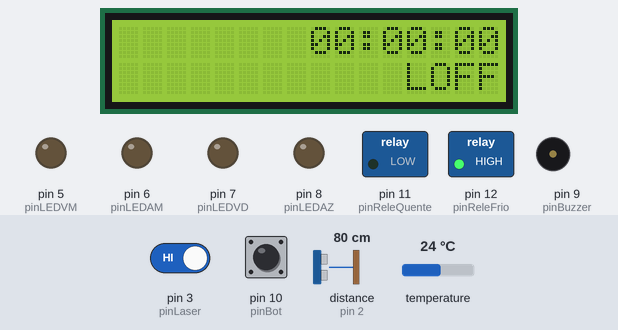
A sketch run on a simulated Arduino Uno, built with avr-gcc and run on an emulated ATmega328P. Shown: 16×2 character LCD, switched loads named in the sketch (green lamp = pin HIGH), output pins drawn as LEDs (lit = HIGH), buzzer (waves = sounding). Wiring (inferred from the names in the program): range finder with pulse-width output: data pin 2. The inputs (shaded band) are chosen by the test bench; at power-on: pin 10 (pinBot) HIGH, temperature 24 °C, pin 3 (pinLaser) HIGH, distance to the obstacle (sensor on pin 2) 80 cm. The board resets itself during the run and starts again; EEPROM starts erased; what the sketch prints to the serial monitor is not drawn.

Above: at 4.1 s.
4.2 s: pin 10 (pinBot) pulled LOW for 3.2 s
At 7.2 s:
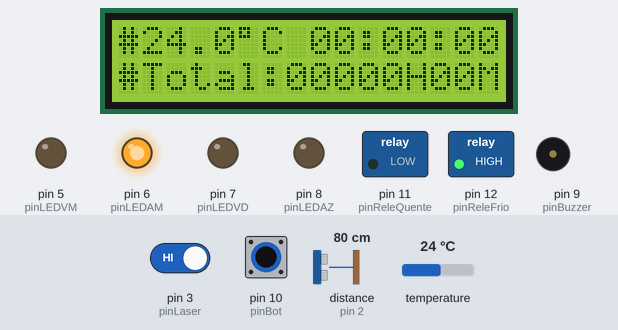
8.9 s: temperature set to 28 °C
13.5 s: pin 3 (pinLaser) driven LOW
At 15.1 s:
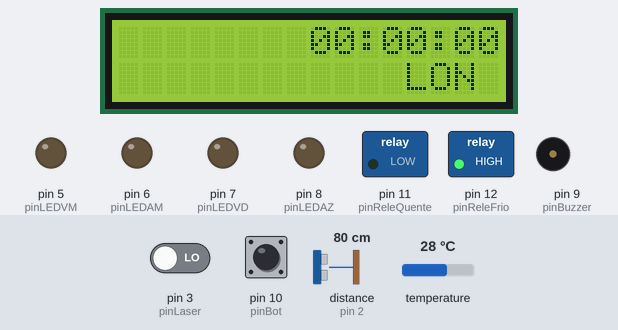
20.0 s: temperature set to 12 °C
At 23.3 s:
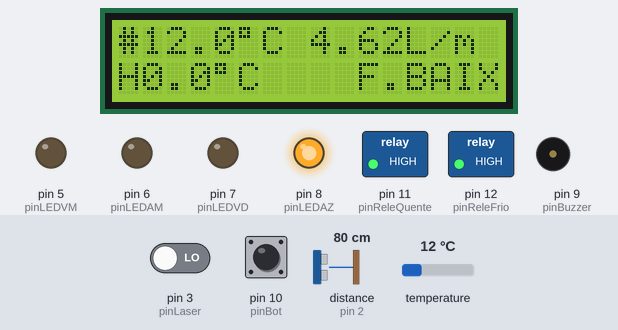
23.8 s: pin 3 (pinLaser) driven HIGH
At 32.2 s:
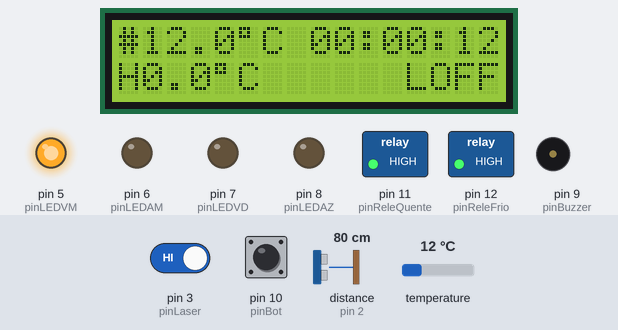
32.3 s: temperature set to 19 °C
At 34.28 s:
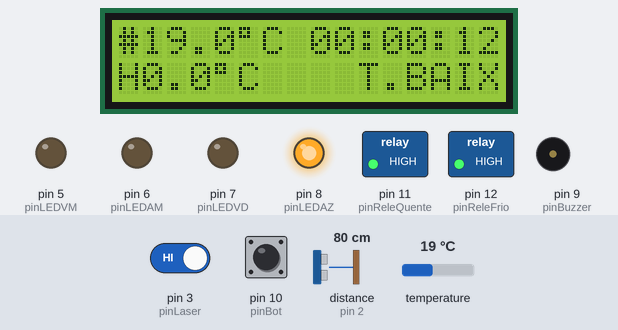
Timing chart, 0 to 35.8 s (numbered marks = the images above; inputs shaded):
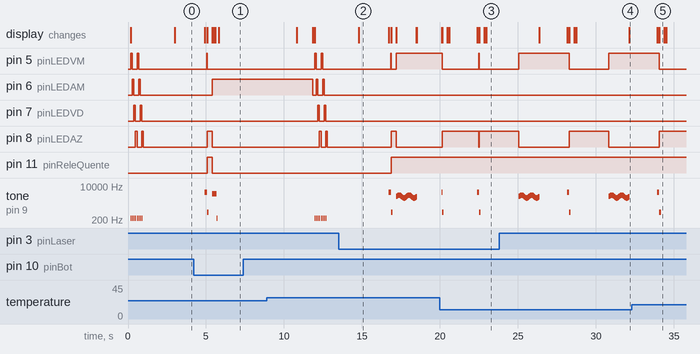

Measured:
- after the input at 4.2 s, pin 5 (pinLEDVM): goes on until 5.1 s, then stays LOW; pin 6 (pinLEDAM): goes on until 5.4 s, then stays HIGH; pin 8 (pinLEDAZ), pin 11 (pinReleQuente): goes on until 5.4 s, then stays LOW; the display: first differs from a run without the input after 1.6 s (image 1)
- after the input at 13.5 s, the display: changes after 1.3 s (image 2)
- after the input at 23.8 s, the display: changes after 2.6 s (image 4)
- by itself, tone on pin 9 (pinBuzzer): plays 3000 Hz for 0.01 s, 3049 Hz for 0.01 s, 3099 Hz for 0.01 s, 3147 Hz for 0.01 s, 3194 Hz for 0.01 s, 3239 Hz for 0.01 s … (252 notes in this stretch)
- what the display in image 2 shows lasts 1.9 s, from 14.8 s to 16.7 s

The sketch:

Controlador-laser_v2.10.ino
```cpp
// Hardware: Arduino UNO
// Placa: Arduino UNO
// Chip: ATmega328
// Data: 10/2021
// Autor: Bettio
// Informações:
// Fontes
// Sensor de Fluxo: https://www.usinainfo.com.br/blog/sensor-de-fluxo-de-agua-arduino-como-sensor-de-vazao-para-projetos/
// https://www.robocore.net/tutoriais/usando-sensor-fluxo-de-agua
//
//
//#########################################
// Valor máximo 60.000 Horas
// Decomentar a linha abaixo para zerar os dados da EEPROM
// EEPROMWritelong(0, 0);
// hora_gravada = (220.0 * 60.0 * 60.0);// seta valor forçado de horas
// EEPROMWritelong(0, hora_gravada);
// delay(200);
// INICIO DA GRAVAÇAO DA EEPROM 26/05/2021
// Troca do Tubo de 50W por 60W 09/10/2021
// V2.9 (27/12/2023) - Inserdido bloqueio de laser
//#########################################

char ver[20] = "CTRL Laser v2.10";


#include <avr/wdt.h>

#define NOTE_B0  31
#define NOTE_C1  33
#define NOTE_CS1 35
#define NOTE_D1  37
#define NOTE_DS1 39
#define NOTE_E1  41
#define NOTE_F1  44
#define NOTE_FS1 46
#define NOTE_G1  49
#define NOTE_GS1 52
#define NOTE_A1  55
#define NOTE_AS1 58
#define NOTE_B1  62
#define NOTE_C2  65
#define NOTE_CS2 69
#define NOTE_D2  73
#define NOTE_DS2 78
#define NOTE_E2  82
#define NOTE_F2  87
#define NOTE_FS2 93
#define NOTE_G2  98
#define NOTE_GS2 104
#define NOTE_A2  110
#define NOTE_AS2 117
#define NOTE_B2  123
#define NOTE_C3  131
#define NOTE_CS3 139
#define NOTE_D3  147
#define NOTE_DS3 156
#define NOTE_E3  165
#define NOTE_F3  175
#define NOTE_FS3 185
#define NOTE_G3  196
#define NOTE_GS3 208
#define NOTE_A3  220
#define NOTE_AS3 233
#define NOTE_B3  247
#define NOTE_C4  262
#define NOTE_CS4 277
#define NOTE_D4  294
#define NOTE_DS4 311
#define NOTE_E4  330
#define NOTE_F4  349
#define NOTE_FS4 370
#define NOTE_G4  392
#define NOTE_GS4 415
#define NOTE_A4  440
#define NOTE_AS4 466
#define NOTE_B4  494
#define NOTE_C5  523
#define NOTE_CS5 554
#define NOTE_D5  587
#define NOTE_DS5 622
#define NOTE_E5  659
#define NOTE_F5  698
#define NOTE_FS5 740
#define NOTE_G5  784
#define NOTE_GS5 831
#define NOTE_A5  880
#define NOTE_AS5 932
#define NOTE_B5  988
#define NOTE_C6  1047
#define NOTE_CS6 1109
#define NOTE_D6  1175
#define NOTE_DS6 1245
#define NOTE_E6  1319
#define NOTE_F6  1397
#define NOTE_FS6 1480
#define NOTE_G6  1568
#define NOTE_GS6 1661
#define NOTE_A6  1760
#define NOTE_AS6 1865
#define NOTE_B6  1976
#define NOTE_C7  2093
#define NOTE_CS7 2217
#define NOTE_D7  2349
#define NOTE_DS7 2489
#define NOTE_E7  2637
#define NOTE_F7  2794
#define NOTE_FS7 2960
#define NOTE_G7  3136
#define NOTE_GS7 3322
#define NOTE_A7  3520
#define NOTE_AS7 3729
#define NOTE_B7  3951
#define NOTE_C8  4186
#define NOTE_CS8 4435
#define NOTE_D8  4699
#define NOTE_DS8 4978
#define PAUSE 0
#define REST      0

#include <Wire.h>
#include <EEPROM.h>

//Necessário incluir as libs abaixo
#include <LiquidCrystal_I2C.h>// Se der probelma deletar todas as libs com LCD de C:\Users\Maker\Documents\Arduino\libraries e instalar NewliquidCrystal_ok.zip
#include <OneWire.h>//https://www.arduinolibraries.info/libraries/one-wire
#include <DallasTemperature.h>//https://github.com/milesburton/Arduino-Temperature-Control-Library
#include "TimerOne.h"

void inctempo(void);
void imprimeStatus(int err);
void medeFluxo();
void alarmeTempAlta(int err);


#define TEMPMIN 18 // Fabricante: 18
#define TEMPMAX 24 // Fabricante: 25
#define TEMPCRIT 25 // Fabricante: 25

// #### PINAGEM
#define ONE_WIRE_BUS1 4// sensor de temperatura
int pinBuzzer = 9;
int pinLaser = 3; // INTERRUPÇÃO 2
int pinBot = 10;
int pinFluxo = 2;// INTERRUPÇÃO 1
int pinReleFrio = 12;
int pinReleQuente = 11;

// LEDs

int pinLEDAZ = 8;
int pinLEDVD = 7;
int pinLEDAM = 6;
int pinLEDVM = 5;


int laser = HIGH; // HUGH = DESLIGADO

#define  MILISECONDS_IN_DAY  86400UL // 86400000 milliseconds in a day
#define  MILISECONDS_IN_HOUR  3600UL // 3600000 milliseconds in an hour
#define  MILISECONDS_IN_MINUTE  60UL // 60000 milliseconds in a minute
#define  MILISECONDS_IN_SECOND   1UL // 1000 milliseconds in a second

//===================================
// Sensor de Fluxo
//definicao do pino do sensor e de interrupcao
const int INTERRUPCAO_SENSOR = 0; //interrupt = 0 equivale ao pino digital 2


//definicao da variavel de contagem de voltas
unsigned long contador = 0;

//definicao do fator de calibracao para conversao do valor lido
const float fator_calibracao = 4.5;

//definicao das variaveis de fluxo e volume
float fluxo = 0;
float volume = 0;
float volume_total = 0;

//definicao da variavel de intervalo de tempo
unsigned long tempo_antes = 0;

//===================================

int estado_btnplay;
int estado_btnstop;

unsigned long tempo;
unsigned long tempo_play = 0;
unsigned long tempo_stop;
unsigned long tempo_segundo;


OneWire oneWire(ONE_WIRE_BUS1);

OneWire oneWire1(ONE_WIRE_BUS1);
OneWire oneWire2(ONE_WIRE_BUS1);//usa o mesmo BUS
float tempMin = 999;
float tempMax = 0;

int flag_primerio_acesso = 321; //O sitema busca pelo código 321 no end 1 da EEPROM, se não encontrar assume que é a prieira carga e zera a hora;

long hora_ini = 0.0;//UL
long hora_agora = 0.0;
long hora_gravada =  0.0;
long hora_agora_gravada =  0.0;

char txt[100];
int tdelay = 50;

DallasTemperature sensors1(&oneWire1);
DallasTemperature sensors2(&oneWire2);

DeviceAddress sensor1;
DeviceAddress sensor2;

LiquidCrystal_I2C lcd(0x27, 16 , 2);
//LiquidCrystal_I2C lcd(0x27,20,4);
//LiquidCrystal_I2C lcd(0x27, 2, 1, 0, 4, 5, 6, 7, POSITIVE);

byte barra[] = {
  B00000,
  B10000,
  B01000,
  B00100,
  B00010,
  B00001,
  B00000,
  B00000
};

// Musica
int tempom = 144;

// change this to whichever pin you want to use
//int buzzer = 11;//pinBuzzer

// notes of the moledy followed by the duration.
// a 4 means a quarter note, 8 an eighteenth , 16 sixteenth, so on
// !!negative numbers are used to represent dotted notes,
// so -4 means a dotted quarter note, that is, a quarter plus an eighteenth!!
int melody[] = {


  REST, 2, REST, 4, REST, 8, NOTE_DS4, 8,
  NOTE_E4, -4, REST, 8, NOTE_FS4, 8, NOTE_G4, -4, REST, 8, NOTE_DS4, 8,
  NOTE_E4, -8, NOTE_FS4, 8,  NOTE_G4, -8, NOTE_C5, 8, NOTE_B4, -8, NOTE_E4, 8, NOTE_G4, -8, NOTE_B4, 8,
  NOTE_AS4, 2, NOTE_A4, -16, NOTE_G4, -16, NOTE_E4, -16, NOTE_D4, -16,
  NOTE_E4, 2, REST, 4, REST, 8, NOTE_DS4, 4,

};

// sizeof gives the number of bytes, each int value is composed of two bytes (16 bits)
// there are two values per note (pitch and duration), so for each note there are four bytes
int notes = sizeof(melody) / 2 / 2;

// this calculates the duration of a whole note in ms (60s/tempo)*4 beats
int wholenote = (60000 * 4) / tempom;

int divider = 0, noteDuration = 0;

// Fim musica

void setup(void) {
  Serial.begin(115200);
  pinMode(pinBuzzer, OUTPUT);
  pinMode(pinReleFrio, OUTPUT);
  pinMode(pinReleQuente, OUTPUT);
  pinMode(pinBot, INPUT_PULLUP);
  digitalWrite(pinReleFrio, HIGH);
  digitalWrite(pinReleQuente, LOW); // LOW = OK (Ativo) Permite que o laser funcione.
  pinMode(pinFluxo, INPUT_PULLUP);//Fluxo
  pinMode(pinLaser, INPUT);// em teste PULLUP ou INPUT
  //Serial.println("Resetando...");
  //wdt_reset ();

  //wdt_enable (WDTO_8S);

  // PinMode LEDs
  pinMode(pinLEDAZ, OUTPUT);//
  pinMode(pinLEDVD, OUTPUT);//
  pinMode(pinLEDAM, OUTPUT);//
  pinMode(pinLEDVM, OUTPUT);//


  //sensors1.begin();

  INIT_DS18B20(12);

  Timer1.initialize(1000000);  //1seg
  Timer1.attachInterrupt(inctempo);

  //lcd.begin(16, 2);
  lcd.init();
  lcd.backlight();
  lcd.createChar(1, barra);
  //delay(1000);

  //bipseno();


  //imprimeHoraTeste();
  flag_primerio_acesso = 0;
  flag_primerio_acesso = EEPROMReadlong(5);

  // Testa primeiro acesso
  if (flag_primerio_acesso != 321)
  {
    Serial.print("#### PRIMEIRO ACESSO ZERANDO HORA ####");
    zeraHora();
    EEPROMWritelong(5, 321);
    EEPROMWritelong(0, 0);
    flag_primerio_acesso = EEPROMReadlong(5);
  }
  hora_gravada = EEPROMReadlong(0);
  //imprimeHoraTeste();

  abertura();
  tdelay = 150;
  lcd.clear();
  //hora_ini = 120*1000;//seta valor inicial de hora
  hora_ini = 0.0;

  Serial.print("Hora Inicial:");
  Serial.println(hora_ini);

}
void loop() {

  int bot = 0;
  int i = 0;
  float tempC1;
  float tempC2;


  laser = digitalRead(pinLaser);
  Serial.println(laser);
  lcd.setCursor(8, 1);
  lcd.print("        ");

  lcd.setCursor(11, 1);
  if (laser == LOW)
    lcd.print(" LON ");
  else
    lcd.print(" LOFF");


  imprimeHoraTeste();
  imprimeFluxo();
  bot = digitalRead(pinBot);
  delay(tdelay);
  if (bot == LOW)//Botão press
  {
    Serial.println("Botão PRESS");
    bip();
    //if (hora_agora > 0)
    {
      //hora_gravada = (EEPROMReadlong(0));
      //EEPROMWritelong(0, hora_agora + hora_gravada);
      lcd.setCursor(0, 1);
      lcd.print("#Total:");
      hora_gravada = (EEPROMReadlong(0));
      lcd.print(printHora(hora_gravada));
      lcd.setCursor(16, 1);
      lcd.print("#");
      hora_agora = 0.0;
      delay(5000);
      lcd.clear();
    }
    reset();
  }

  if (hora_agora_gravada > 60 * 1)// a cada 60s
  {
    Serial.println("Hora Agora Gravada > 0");
    hora_gravada = (EEPROMReadlong(0));
    imprimeHoraTeste();
    Serial.println(hora_agora_gravada);

    EEPROMWritelong(0, hora_agora_gravada + hora_gravada);
    imprimeHoraTeste();
    //imprimeFluxo();

    lcd.setCursor(0, 1);
    lcd.print("#Total:");
    hora_gravada = EEPROMReadlong(0);
    lcd.print(printHora(hora_gravada));
    lcd.setCursor(16, 1);
    lcd.print("#");
    delay(2 * tdelay);
    lcd.clear();
    hora_agora_gravada = 0.0;
  }

  sensors1.requestTemperatures();

  do
  {
    //tempC1 = sensors1.getTempC(sensor1) + 1; // +1 Calibragem, sensor marcando 1 grau a menos
    //tempC1 = sensors1.getTempC(sensor1);
    tempC1 = DS18B20_CELSIUS(0);
    Serial.print("T1 ");
    Serial.print(tempC1);
    Serial.println(" ºC");
    i++;
    if (i > 50)
    {
      Status(1);// ERRO
      break;
    }
  } while (tempC1 < -100 || tempC1 == 0);
  //sensors2.requestTemperatures();

  do
  {
    //tempC2 = tempC2 = sensors1.getTempC(sensor2);
    tempC2 = DS18B20_CELSIUS(1);
    Serial.print("T2 ");
    Serial.print(tempC2);
    Serial.println(" ºC");
    i++;
    if (i > 50)
    {
      Status(1);// ERRO
      break;
    }
  } while (tempC2 < -50 || tempC2 == 0);
  //Serial.println(tempC1);
  /*
    if (tempC1 < tempMin)
    {-
      if (tempC1 != -127)
        tempMin = tempC1;
    }
    if (tempC1 > tempMax)
    {
      tempMax = tempC1;
    }
  */
  lcd.setCursor(0, 0);
  //lcd.print("1:");
  lcd.print("#");
  lcd.print(tempC1, 1);
  lcd.write(223);
  lcd.print("C ");
  lcd.setCursor(0, 1);
  //lcd.print("2:");
  lcd.print("H");
  lcd.print(tempC2, 1);
  lcd.write(223);
  lcd.print("C  ");

  /*lcd.print(printHora(hora_agora));
    lcd.print("   ");
    lcd.setCursor(10, 0);
    lcd.print("H:");
    lcd.print(tempMax, 1);
    lcd.print(" ");
  */

  checa_temp(tempC1, tempC2, TEMPMIN, TEMPMAX);
  medeFluxo();

}
```

Notas.ino
```cpp
/*
===================================================================
VERSÕES

2.10 - 04/03/2024
- Correção numero de bips de acordo com a temp

CORREÇOES
-
*/
```

Source omitted: funcoes.ino (13362 bytes)
